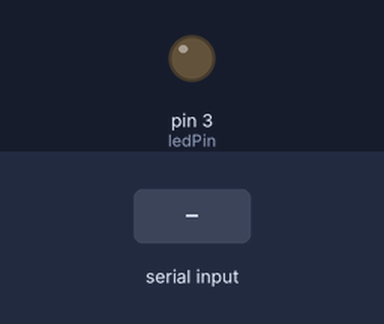
A sketch run on a simulated Arduino Uno, built with avr-gcc and run on an emulated ATmega328P. Shown: output pins drawn as LEDs (lit = HIGH). Dashed ring = blinking. Inputs (shaded band) come from the test bench. What the sketch prints to the serial monitor is not drawn.

Above: at 1.2 s.
1.3 s: "90,45\n" received over Serial
At 2.1 s:
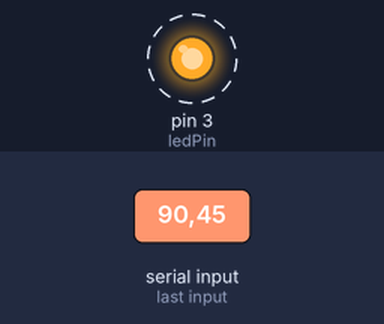
Timing chart, 0 to 10.3 s (numbered marks = the images above; inputs shaded):
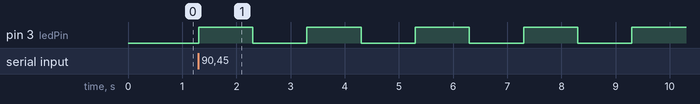

Measured:
- after the input at 1.3 s, pin 3 (ledPin): alternates HIGH for 1.0 s and LOW for 1.0 s, starting at once

The sketch:

lecturaMonitor.ino
```cpp
int blinkTimes;
int delayBlink = 1000;
int ledPin = 3;
int i;
String msg1 = "Por favor ingresa el numero de parpadeos: ";

void setup() {
  Serial.begin(9600);
  pinMode(ledPin,OUTPUT);

}

void loop() {
  Serial.println(msg1);
  while(Serial.available() == 0){

  }

  blinkTimes = Serial.parseInt();

  for (i=1; i<=blinkTimes; i++){
    digitalWrite(ledPin,HIGH);
    delay(delayBlink);
    digitalWrite(ledPin,LOW);
    delay(delayBlink);
  }

}
```
